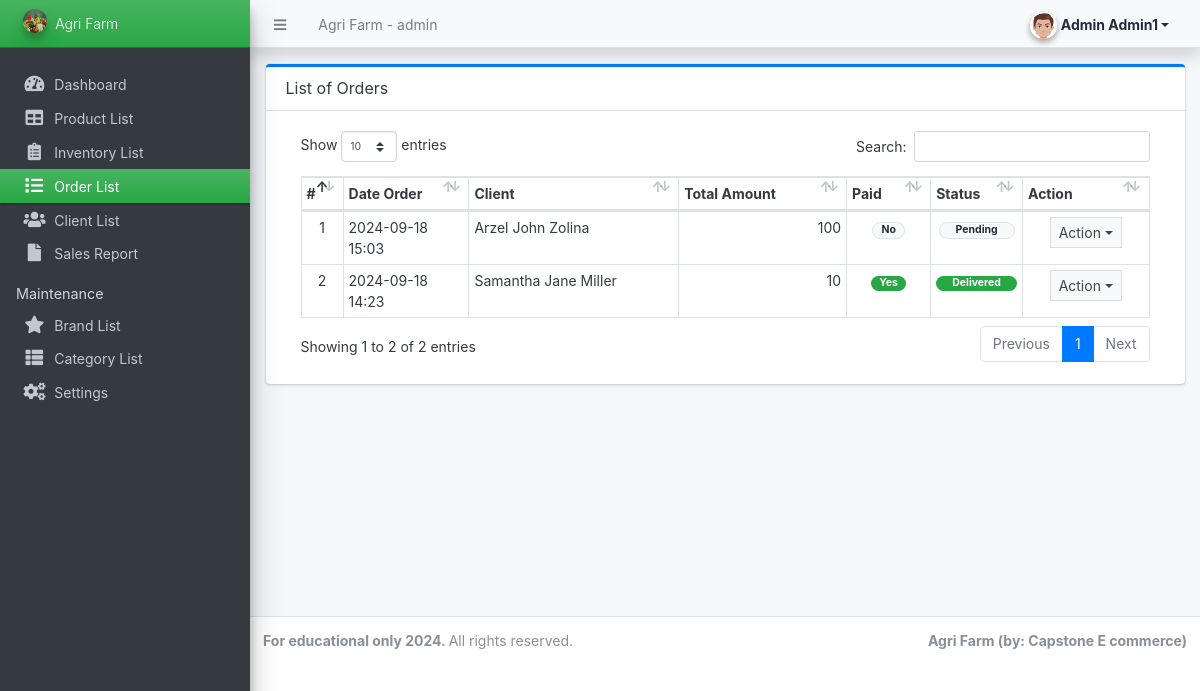
Before: /admin/?page=orders (signed in) with the older database file.
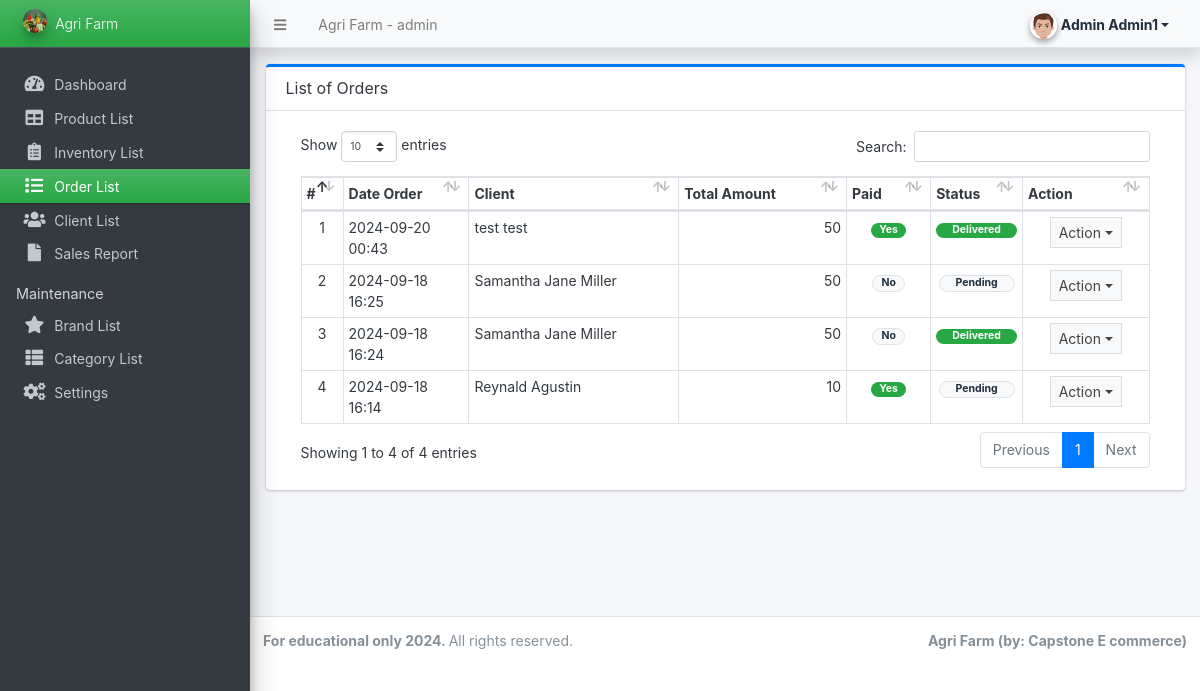
After: the same page with the newer database file.
### tables this page shows
CREATE TABLE `orders` (
  `id` int(30) NOT NULL,
  `product_id` int(30) NOT NULL,
  `ref_code` varchar(100) NOT NULL,
  `client_id` int(30) NOT NULL,
  `delivery_address` text NOT NULL,
  `payment_method` varchar(100) NOT NULL,
  `order_type` tinyint(1) NOT NULL COMMENT '1= pickup,2= deliver',
  `amount` double NOT NULL,
  `status` tinyint(2) NOT NULL COMMENT '0 = pending,\\r\\n1= Packed,\\r\\n2 = Out for Delivery,\\r\\n3=Delivered,\\r\\n4=cancelled',
  `paid` tinyint(1) NOT NULL,
  `date_created` datetime NOT NULL,
  `date_updated` datetime NOT NULL
);

### admin/orders/index.php (the view, shortened to what this page needs)
<div class="card card-outline card-primary">
	<div class="card-header">
		<h3 class="card-title">List of Orders</h3>
	</div>
	<div class="card-body">
		<div class="container-fluid">
        <div class="container-fluid">
			<table class="table table-bordered table-stripped">
				<colgroup>
					<col width="5%">
					<col width="15%">
					<col width="25%">
					<col width="20%">
					<col width="10%">
					<col width="10%">
					<col width="15%">
				</colgroup>
				<thead>
					<tr>
						<th>#</th>
						<th>Date Order</th>
						<th>Client</th>
						<th>Total Amount</th>
						<th>Paid</th>
						<th>Status</th>
						<th>Action</th>
					</tr>
				</thead>
				<tbody>
					<?php
					$i = 1;
						$qry = $conn->query("SELECT o.*,concat(c.firstname,' ',c.lastname) as client from `orders` o inner join clients c on c.id = o.client_id order by unix_timestamp(o.date_created) desc ");
						while($row = $qry->fetch_assoc()):
					?>
						<tr>
							<td class="text-center"><?php echo $i++; ?></td>
							<td><?php echo date("Y-m-d H:i",strtotime($row['date_created'])) ?></td>
							<td><?php echo $row['client'] ?></td>
							<td class="text-right"><?php echo number_format($row['amount']) ?></td>
							<td class="text-center">
                                <?php if($row['paid'] == 0): ?>
                                    <span class="badge badge-light border px-2 rounded-pill">No</span>
                                <?php else: ?>
                                    <span class="badge badge-success px-2 rounded-pill">Yes</span>
                                <?php endif; ?>
                            </td>
							<td class="text-center">
                                <?php if($row['status'] == 0): ?>
                                    <span class="badge badge-light border px-3 rounded-pill">Pending</span>
                                <?php elseif($row['status'] == 1): ?>
                                    <span class="badge badge-primary px-3 rounded-pill">Packed</span>
								<?php elseif($row['status'] == 2): ?>
                                    <span class="badge badge-warning px-3 rounded-pill">Out for Delivery</span>
								<?php elseif($row['status'] == 3): ?>
                                    <span class="badge badge-success px-3 rounded-pill">Delivered</span>
                                <?php else: ?>
                                    <span class="badge badge-danger px-3 rounded-pill">Cancelled</span>
                                <?php endif; ?>
                            </td>
							<td align="center">
								 <button type="button" class="btn btn-flat btn-default btn-sm dropdown-toggle dropdown-icon" data-toggle="dropdown">
				                  		Action
				                  </button>
							</td>
						</tr>
					<?php endwhile; ?>
				</tbody>
			</table>
		</div>
		</div>
	</div>
</div>

Changed rows visible on the page:
removed orders: date_created "2024-09-18 15:03", client "Arzel John Zolina", amount "100", paid "No", status "Pending"
removed orders: date_created "2024-09-18 14:23", client "Samantha Jane Miller", amount "10", paid "Yes", status "Delivered"
added orders: date_created "2024-09-20 00:43", client "test test", amount "50", paid "Yes", status "Delivered"
added orders: date_created "2024-09-18 16:25", client "Samantha Jane Miller", amount "50", paid "No", status "Pending"
added orders: date_created "2024-09-18 16:24", client "Samantha Jane Miller", amount "50", paid "No", status "Delivered"
added orders: date_created "2024-09-18 16:14", client "Reynald Agustin", amount "10", paid "Yes", status "Pending"
Other visible differences:
text written by a page script: "Show entries Search: Showing 1 to 2 of 2 entries Previous 1 Next" → "Show entries Search: Showing 1 to 4 of 4 entries Previous 1 Next"
